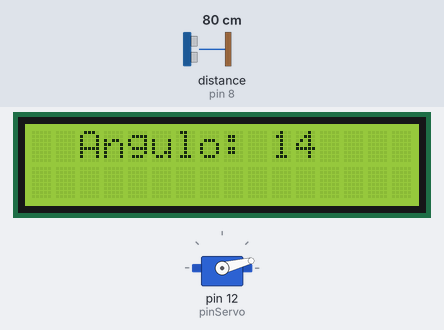
A sketch run on a simulated Arduino Uno, built with avr-gcc and run on an emulated ATmega328P. Shown: 16×2 character LCD, servo. Wiring (inferred from the names in the program): ultrasonic range finder: trigger pin 9; echo pin 8. The test bench sets the inputs (shaded band); at power-on: distance to the obstacle (sensor on pin 8) 80 cm. The echo pulse lasts 58.3 µs per cm.

Above: at 1.26 s.
1.3 s: distance to the obstacle (sensor on pin 8) set to 18 cm
At 1.44 s:
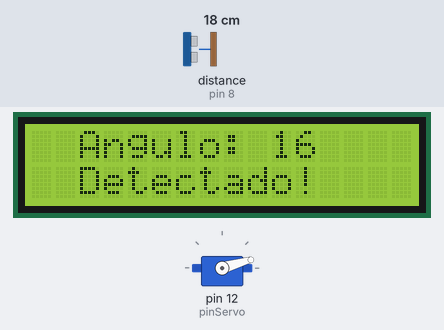
5.0 s: distance to the obstacle (sensor on pin 8) set to 23 cm
8.0 s: distance to the obstacle (sensor on pin 8) set to 28 cm
At 10.11 s:
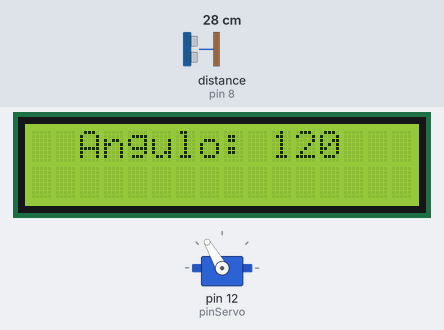
10.2 s: distance to the obstacle (sensor on pin 8) set to 2 cm
At 10.28 s:
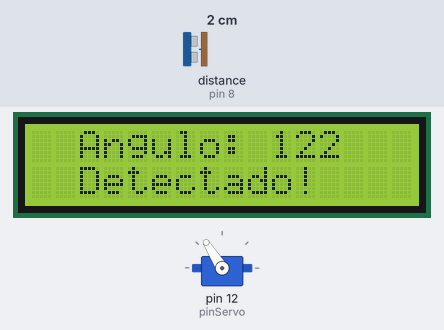
Timing chart, 0 to 16.0 s (numbered marks = the images above; inputs shaded):
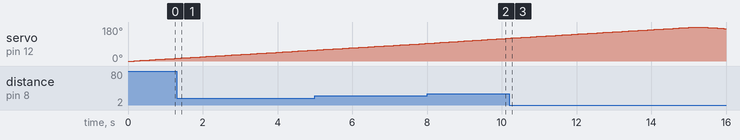

Measured:
- the behaviour switches between 25 and 26 cm on distance to the obstacle (sensor on pin 8) (found by bisection; images 1 and 2)
- after the input at 1.3 s, the display: first differs from a run without the input after 0.05 s (image 1 shows a later state)
- after the input at 10.2 s, the display: first differs from a run without the input after 0.07 s (image 3)
- by itself, servo on pin 12 (pinServo): rises from 121° to 180° in 4.9 s, then falls to 172° in 0.76 s

The sketch:

modSonar.ino
```cpp
//Importação das bibliotecas
#include <Wire.h> // Biblioteca utilizada para fazer a comunicação com o I2C
#include <LiquidCrystal_I2C.h> // Biblioteca utilizada para fazer a comunicação com o display 20x4
#include <Servo.h> //Biblioteca do Servo

//Criação dos objetos
LiquidCrystal_I2C lcd(0x27, 16, 2); // Chamada da funcação LiquidCrystal para ser usada com o I2C
Servo servo1; //Objeto criado da biblioteca do Servo

//Definição dos Pinos
#define pinServo 12
#define pinEcho 8
#define pinTriger 9

//Variáveis
int pos;


void setup() { //Incia o display lcd
  Serial.begin(9600);
  //Configurações iniciais do LCD
  lcd.init(); // Serve para iniciar a comunicação com o display já conectado
  lcd.backlight(); // Serve para ligar a luz do display
  lcd.clear(); // Serve para limpar a tela do display

  //Configurações iniciais do Servo motor
  servo1.attach(pinServo, 500, 2500); //Define que o Servo está conectado a Porta 12
  servo1.write(0);
}

void loop() {
  funcServoMotor();
}

//Função padrão Ultrassônico
long readUltrasonicDistance(int triggerPin, int echoPin){
  pinMode(triggerPin, OUTPUT);  // Clear the trigger
  digitalWrite(triggerPin, LOW);
  delayMicroseconds(2);
  // Sets the trigger pin to HIGH state for 10 microseconds
  digitalWrite(triggerPin, HIGH);
  delayMicroseconds(10);
  digitalWrite(triggerPin, LOW);
  pinMode(echoPin, INPUT);
  // Reads the echo pin, and returns the sound wave travel time in microseconds
  return pulseIn(echoPin, HIGH);
}

//Função do Servo Motor --> Ultrassonico
void funcServoMotor(){
  for (pos = 0; pos <= 180; pos = pos + 1) {
    servo1.write(pos);
    funcSensorUltrassonicoLCD(pos);
    delay(10);
  }
  for(pos = 180; pos >= 0; pos = pos - 1){
    servo1.write(pos);
    funcSensorUltrassonicoLCD(pos);
    delay(10);
  }
}

//Função do Sensor Ultrassônico + Display
void funcSensorUltrassonicoLCD(int pos){
  lcd.clear();
  //Posiciona o cursor na coluna e linha indicada no comando
  lcd.setCursor(2,0); //Setta texto - coluna x linha
  lcd.print("Angulo: "); //imprime o texto que vai ser expresso
  lcd.print(pos); //imprime o texto que vai ser expresso
  lcd.print("");

  if (0.01723 * readUltrasonicDistance(pinTriger, pinEcho) <= 25) { //(unidade cm)
    lcd.setCursor(2,1); //Setta texto - coluna x linha
    lcd.print("Detectado!"); //imprime o texto que vai ser expresso
  } else if (0.01723 * readUltrasonicDistance(pinTriger, pinEcho) > 25) {
    lcd.setCursor(2,1); //Setta texto - coluna x linha
    lcd.print(""); //imprime o texto que vai ser expresso
  }
  delay(50);
}


//Func Display
void funcDisplay() {
  lcd.setCursor(5, 0); // Coloca o cursor do display na coluna 1 e linha 1
  lcd.print("Fala,  "); // Comando de saída com a mensagem que deve aparecer na coluna 2 e linha 1.

  lcd.setCursor(5, 1); //Coloca o cursor do display na coluna 1 e linha 2
  lcd.print("irmao");  // Comando de saida com a mensagem que deve aparecer na coluna 2 e linha 2

  delay(3000);
  lcd.clear();
  delay(500);

  lcd.setCursor(5, 0); //Coloca o cursor do display na coluna 1 e linha 1
  lcd.print("Partiu");  // Comando de saida com a mensagem que deve aparecer na coluna 2 e linha 3

  lcd.setCursor(5, 1); //Coloca o cursor do display na coluna 1 e linha 2
  lcd.print("gym ;)");  // Comando de saida com a mensagem que deve aparecer na coluna 2 e linha 4

  delay(3000);  // delay de 5 segundos com todas as mensagens na tela
  lcd.clear(); // Limpa o display até o loop ser reiniciado
  delay(500);
}

void funcTeste(){
  int dist;
  dist = (0.01723 * readUltrasonicDistance(pinTriger, pinEcho)); //em cm
  Serial.print("Distância Sensor: ");
  Serial.print(dist);
  Serial.println(" cm");
  delay(1000);
}
```
